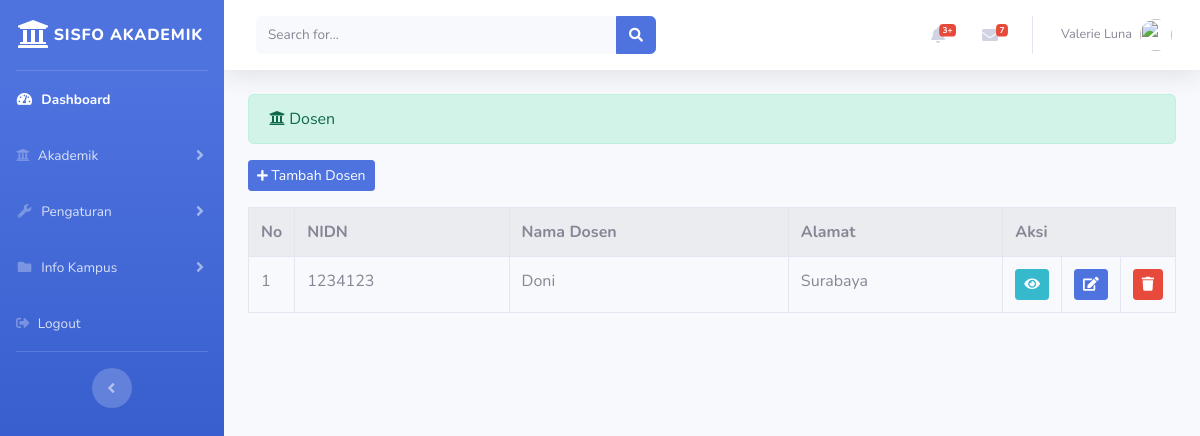
The app's page /index.php/administrator/dosen with its own data.
### tables this page shows
CREATE TABLE `dosen` (
  `id_dosen` int(11) NOT NULL,
  `nidn` varchar(50) NOT NULL,
  `nama_dosen` varchar(50) NOT NULL,
  `alamat` varchar(50) NOT NULL,
  `jenis_kelamin` varchar(50) NOT NULL,
  `email` varchar(100) NOT NULL,
  `telp` varchar(50) NOT NULL,
  `photo` varchar(100) NOT NULL
);

### application/controllers/administrator/dosen.php (called while the page is built, shortened)
<?php
class Dosen extends CI_Controller {
	public function index()
	{
		$data['dosen'] = $this->dosen_model->tampil_data('dosen')->result();
		$this->load->view('administrator/templates_administrator/header.php');
		$this->load->view('administrator/templates_administrator/sidebar.php');
		$this->load->view('administrator/dosen', $data);
		$this->load->view('administrator/templates_administrator/footer.php');
	}
}

### index.php (called while the page is built, shortened)
<?php
require_once BASEPATH.'core/CodeIgniter.php';

### application/models/dosen_model.php (called while the page is built, shortened)
<?php
class Dosen_model extends CI_Model {
	public function tampil_data($table)
	{
		return $this->db->get($table);
	}
}

### application/views/administrator/dosen.php (the view, shortened to what this page needs)
<div class="container-fluid">
	<div class="alert alert-success" role="alert">
    	<i class="fas fa-university"></i> Dosen
  	</div>
  	<?php echo anchor('administrator/dosen/tambah_dosen','<button class="btn btn-sm btn-primary mb-3"><i class="fa fa-plus fa-sm"></i> Tambah Dosen</button>') ?>
	<table class="table table-bordered table-striped table-hover">
		<tr>
			<th>No</th>
			<th>NIDN</th>
			<th>Nama Dosen</th>
			<th>Alamat</th>
			<th colspan="3">Aksi</th>
		</tr>
		<?php
		$no = 1;
		foreach ($dosen as $dsn) : ?>
			<tr>
				<td width="20px"><?php echo $no++ ?></td>
				<td><?php echo $dsn->nidn ?></td>
				<td><?php echo $dsn->nama_dosen ?></td>
				<td><?php echo $dsn->alamat ?></td>
				<td width="20px"><?php echo anchor('administrator/dosen/detail/'.$dsn->nidn,'<div class="btn btn-sm btn-info"><i class="fa fa-eye"></i></div>') ?></td>
				<td width="20px"><?php echo anchor('administrator/dosen/update/'.$dsn->nidn,'<div class="btn btn-sm btn-primary"><i class="fa fa-edit"></i></div>') ?></td>
  				<td width="20px"><?php echo anchor('administrator/dosen/delete/'.$dsn->nidn,'<div class="btn btn-sm btn-danger"><i class="fa fa-trash"></i></div>') ?></td>
			</tr>
		<?php endforeach; ?>
	</table>
</div>

### records on screen
dosen: nidn "1234123", nama_dosen "Doni", alamat "Surabaya"
